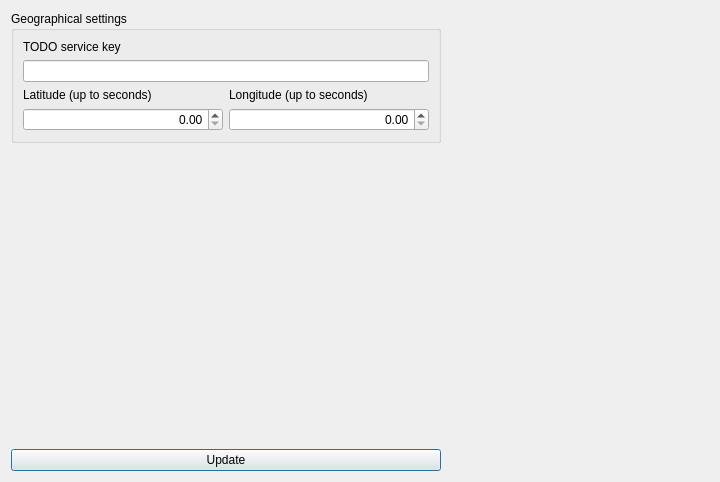
<?xml version="1.0" encoding="UTF-8"?>
<ui version="4.0">
 <class>Settings</class>
 <widget class="QWidget" name="Settings">
  <property name="geometry">
   <rect>
    <x>0</x>
    <y>0</y>
    <width>720</width>
    <height>482</height>
   </rect>
  </property>
  <layout class="QGridLayout" name="gridLayout_2">
   <item row="1" column="0">
    <spacer name="srv_6">
     <property name="orientation">
      <enum>Qt::Vertical</enum>
     </property>
     <property name="sizeHint" stdset="0">
      <size>
       <width>20</width>
       <height>40</height>
      </size>
     </property>
    </spacer>
   </item>
   <item row="0" column="1" rowspan="2">
    <spacer name="srv_5">
     <property name="orientation">
      <enum>Qt::Horizontal</enum>
     </property>
     <property name="sizeHint" stdset="0">
      <size>
       <width>40</width>
       <height>20</height>
      </size>
     </property>
    </spacer>
   </item>
   <item row="0" column="0">
    <widget class="QGroupBox" name="srv">
     <property name="title">
      <string>Geographical settings</string>
     </property>
     <layout class="QGridLayout" name="gridLayout_3">
      <item row="2" column="1">
       <widget class="QLabel" name="srv_4">
        <property name="text">
         <string>Longitude (up to seconds)</string>
        </property>
       </widget>
      </item>
      <item row="2" column="0">
       <widget class="QLabel" name="srv_3">
        <property name="text">
         <string>Latitude (up to seconds)</string>
        </property>
       </widget>
      </item>
      <item row="0" column="0" colspan="2">
       <widget class="QLabel" name="srv_2">
        <property name="text">
         <string>TODO service key</string>
        </property>
       </widget>
      </item>
      <item row="1" column="0" colspan="2">
       <widget class="QLineEdit" name="time_zone_service_key_edit"/>
      </item>
      <item row="3" column="0">
       <widget class="QDoubleSpinBox" name="latitude_edit">
        <property name="minimumSize">
         <size>
          <width>200</width>
          <height>0</height>
         </size>
        </property>
        <property name="alignment">
         <set>Qt::AlignRight|Qt::AlignTrailing|Qt::AlignVCenter</set>
        </property>
       </widget>
      </item>
      <item row="3" column="1">
       <widget class="QDoubleSpinBox" name="longitude_edit">
        <property name="minimumSize">
         <size>
          <width>200</width>
          <height>0</height>
         </size>
        </property>
        <property name="alignment">
         <set>Qt::AlignRight|Qt::AlignTrailing|Qt::AlignVCenter</set>
        </property>
       </widget>
      </item>
     </layout>
    </widget>
   </item>
   <item row="2" column="0">
    <widget class="QPushButton" name="update_settings_button">
     <property name="text">
      <string>Update</string>
     </property>
     <property name="autoDefault">
      <bool>true</bool>
     </property>
     <property name="default">
      <bool>true</bool>
     </property>
    </widget>
   </item>
  </layout>
 </widget>
 <resources/>
 <connections/>
</ui>
